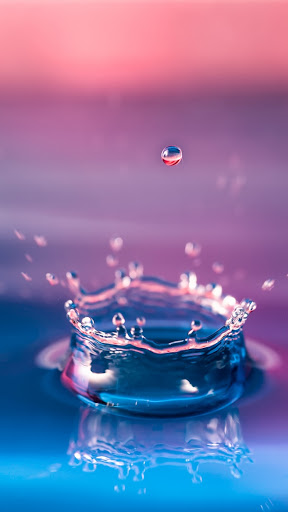
#> input picture image/images2/unnamed.jpg, 288 x 512 px; its folder holds only this picture in this run
$ python images2.py
#> lines starting #> are read from the running program, lines starting #| are printed output that depends on the picture
from PIL import Image, ImageDraw, ImageFont
import os

canvas = Image.new('RGB', (1500, 700), (0, 0, 0))
#> canvas: PIL image 1500x700 RGB; every value is 0

idraw = ImageDraw.Draw(canvas)

images = []
path_images = 'images2/'

for path in os.listdir(path_images):
    if os.path.isfile(path_images + path):
        images.append(Image.open(path_images + path))

images = sorted(images, key=lambda x: x.getexif().get(34665))
#> images = 1 item

for i, image in enumerate(images):
    images[i] = image
    image = image.rotate(0)
    image = image.resize((image.size[0] // 2, image.size[1] // 2))

    canvas.paste(image, (300 * i, 0))
    idraw.text(
        (300 * i + 100, 655),
        f'ISO:{image.getexif().get(34665)}',
        font=ImageFont.truetype("arial.ttf", size=22),
        fill=(220, 255, 0)
    )
#> this loop made 1 pass
#> pass 1, `image = image.resize((image.size[0] // 2, image.size[1] // 2))`:
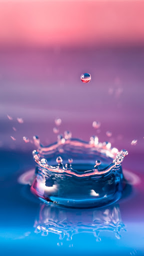
#> image: PIL image 144x256 RGB; mean R, G, B 127.2, 114.8, 164.3
#> after the loop:
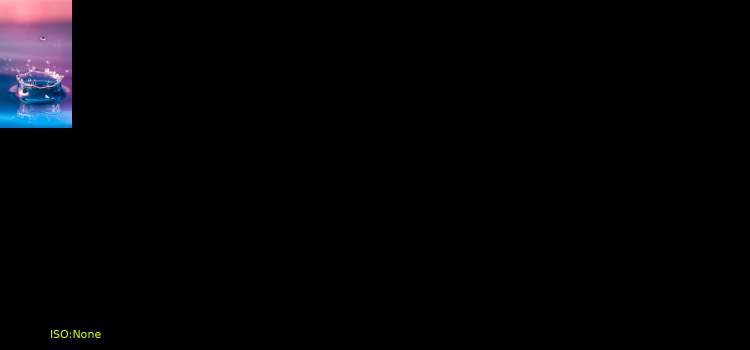
#> canvas: PIL image 1500x700 RGB (shown at 1/2 size); mean R, G, B 4.6, 4.2, 5.8

canvas.show()
canvas.save(path_images + 'out/img.jpg')
